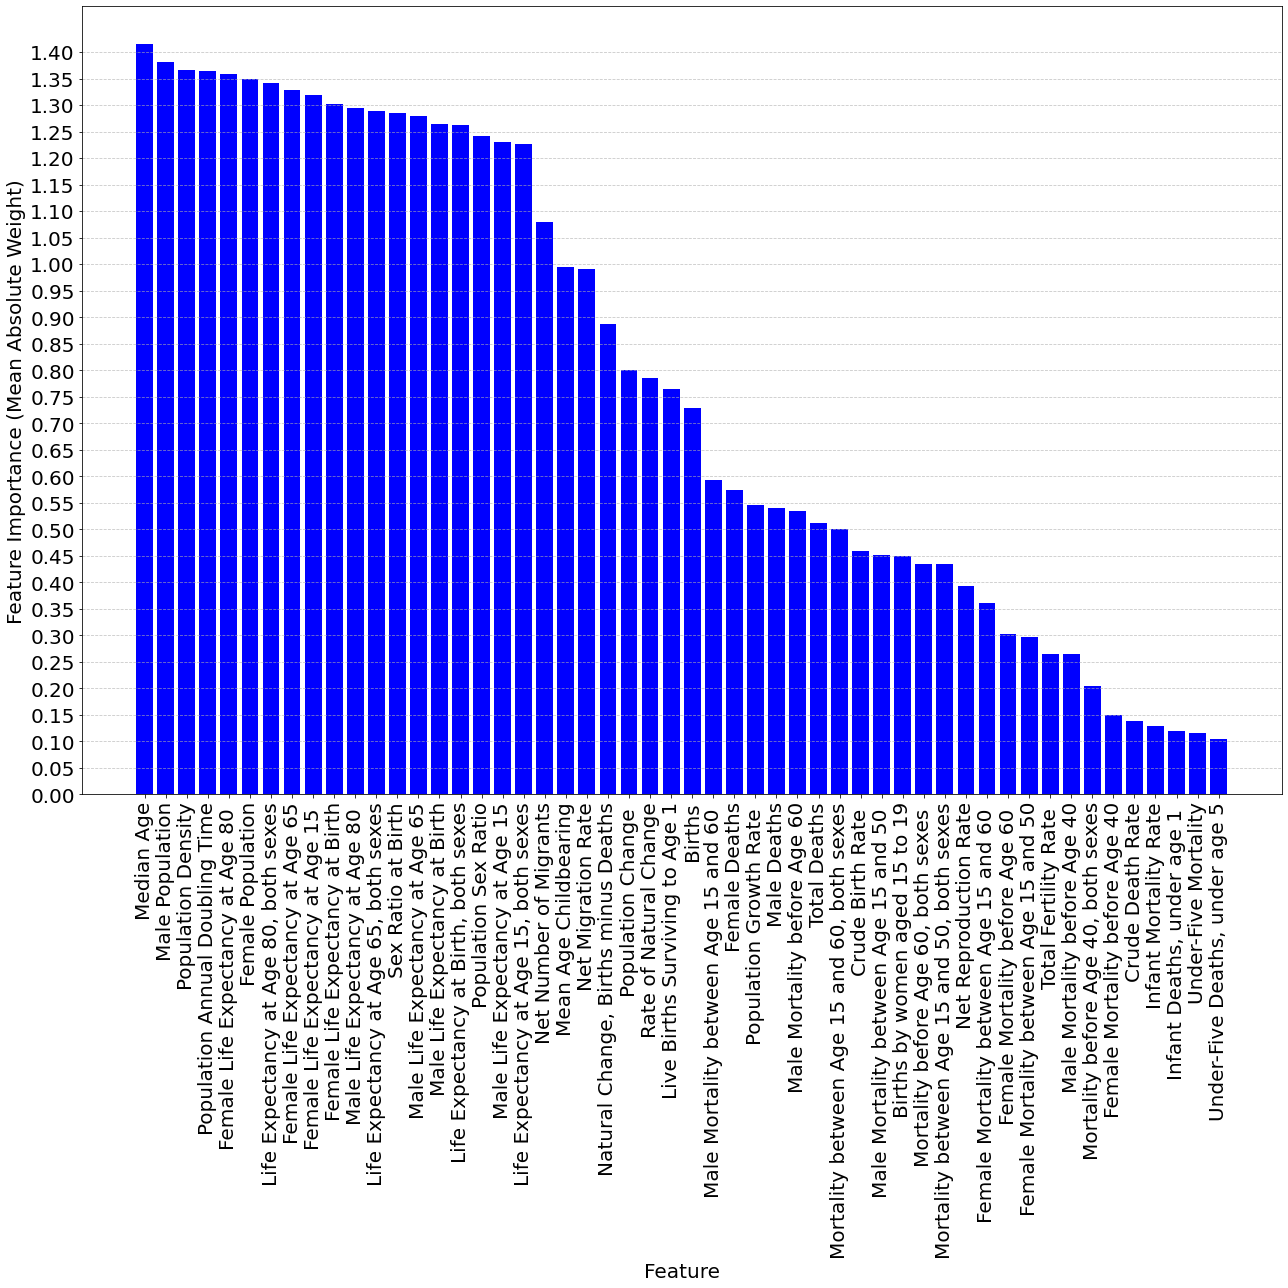

Source code (Python):
import pandas as pd
import numpy as np
import tensorflow as tf
from tensorflow.keras.layers import Dense
from tensorflow.keras.models import Sequential
from sklearn.preprocessing import MinMaxScaler
from sklearn.model_selection import train_test_split

seed_value =2
np.random.seed(seed_value)
tf.random.set_seed(seed_value)

# Load and preprocess data
data = pd.read_csv("Data.csv")
data = data.drop(columns=["Year"])  # Drop 'Year' column if present

# Handle non-numeric values and missing values
data = data.apply(pd.to_numeric, errors='coerce')
data = data.fillna(data.mean())

# Separate features and target
X = data.drop(columns=["Population"])
y = data["Population"]

# Normalize features and target
scaler_X = MinMaxScaler()
X_normalized = scaler_X.fit_transform(X)

# Split data into training and testing sets
X_train, X_test, y_train, y_test = train_test_split(X_normalized, y, test_size=0.2, random_state=42)

# Define and train the full model
model = Sequential([
    Dense(64, input_dim=X_train.shape[1], activation="relu"),
    Dense(32, activation="relu"),
    Dense(1, activation="linear")
])

model.compile(optimizer="adam", loss="mse")
model.fit(X_train, y_train, epochs=500, batch_size=10, validation_split=0.2, verbose=1)

# Feature importance analysis based on input layer weights
input_weights = model.layers[0].get_weights()[0]
feature_importance = np.mean(np.abs(input_weights), axis=1)

# Organize and display the top features
features = X.columns
importance_df = pd.DataFrame({"Feature": features, "Importance": feature_importance})
importance_df = importance_df.sort_values(by="Importance", ascending=False)
top_features = importance_df.head(52)


print(top_features)
import matplotlib.pyplot as plt

plt.figure(figsize=(18, 18))
plt.bar(top_features["Feature"], top_features["Importance"], color='blue')
plt.xticks(rotation=90, fontsize=20)  # Rotate feature names for better readability
plt.xlabel("Feature", fontsize=20)
plt.ylabel("Feature Importance (Mean Absolute Weight)", fontsize=20)
#.title("Top 10 Most Important Features", fontsize=20)
plt.xticks(fontsize=20)  # Increase x-axis tick size
plt.yticks(np.arange(0, 1.45, 0.05), fontsize=20) 
plt.grid(axis="y", linestyle="--", alpha=0.7, zorder=0)
plt.tight_layout()  # Adjust layout to fit all feature names
plt.savefig("ANN.png")  # Save the figure
plt.show()
